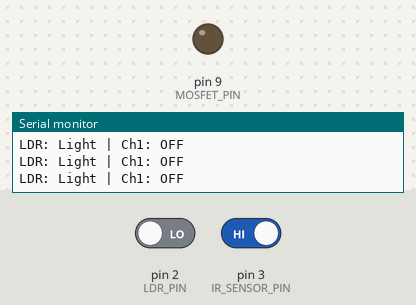
A sketch run on a simulated Arduino Uno, built with avr-gcc and run on an emulated ATmega328P. On the bench: output pins drawn as LEDs (lit = HIGH), the last lines printed to the serial monitor. The inputs (shaded band) are chosen by the test bench; at power-on: pin 2 (LDR_PIN) LOW, pin 3 (IR_SENSOR_PIN) HIGH.

Above: at 1.2 s.
1.3 s: pin 2 (LDR_PIN) driven HIGH
3.5 s: pin 3 (IR_SENSOR_PIN) driven LOW
At 4.3 s:
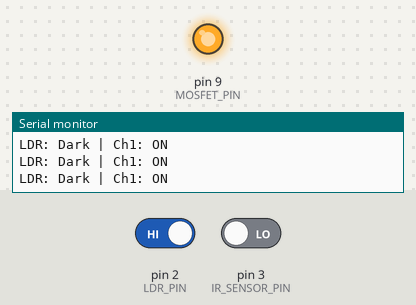
5.0 s: pin 3 (IR_SENSOR_PIN) driven HIGH
At 5.4 s:
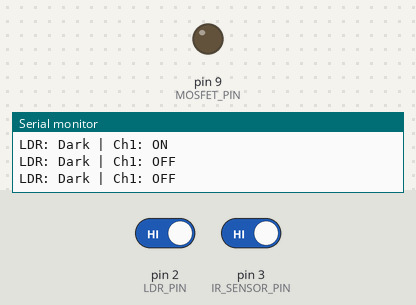
Timing chart, 0 to 8.0 s (numbered marks = the images above; inputs shaded):
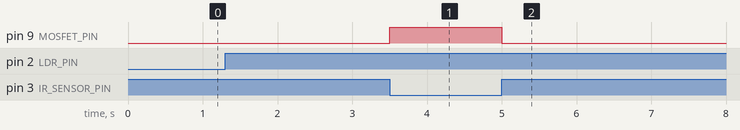

Measured:
- after the input at 3.5 s, pin 9 (MOSFET_PIN): LOW → HIGH at once
- after the input at 5.0 s, pin 9 (MOSFET_PIN): HIGH → LOW at once

The sketch:

single_pole.ino
```cpp
/*
 * Xpark Lab - MOSFET-Based Smart Street Light
 * Single-pole controller for Arduino UNO
 *
 * Digital LDR DO: D2
 * FC-51 IR sensor: D3
 * MOSFET gate PWM: D9
 *
 * Research • Design • Prototype • Develop
 * Bashundhara R/A, Dhaka, Bangladesh
 */

#include <Arduino.h>

const uint8_t LDR_PIN = 2;
const uint8_t IR_SENSOR_PIN = 3;
const uint8_t MOSFET_PIN = 9;

const unsigned long STATUS_INTERVAL = 250;

const bool LDR_ACTIVE_HIGH_IN_DARK = true;
const bool IR_ACTIVE_LOW = true;

unsigned long lastStatusTime = 0;

bool readIsDark() {
  const bool rawHigh = (digitalRead(LDR_PIN) == HIGH);
  return LDR_ACTIVE_HIGH_IN_DARK ? rawHigh : !rawHigh;
}

bool readIsObjectDetected() {
  const bool rawLow = (digitalRead(IR_SENSOR_PIN) == LOW);
  return IR_ACTIVE_LOW ? rawLow : !rawLow;
}

void printStatus(bool isDark, bool isOn, unsigned long now) {
  if (now - lastStatusTime < STATUS_INTERVAL) {
    return;
  }
  lastStatusTime = now;

  Serial.print("LDR: ");
  Serial.print(isDark ? "Dark" : "Light");
  Serial.print(" | Ch1: ");
  Serial.println(isOn ? "ON" : "OFF");
}

void setup() {
  Serial.begin(9600);
  pinMode(LDR_PIN, INPUT);
  pinMode(IR_SENSOR_PIN, INPUT);
  pinMode(MOSFET_PIN, OUTPUT);
  digitalWrite(MOSFET_PIN, LOW);

  Serial.println("Xpark Lab Smart Street Light - Single Pole");
  Serial.println("LDR: Dark/Light | Ch1: ON/OFF");
}

void loop() {
  const unsigned long now = millis();
  const bool isDark = readIsDark();
  const bool isObjectDetected = readIsObjectDetected();
  const bool isOn = isDark && isObjectDetected;

  digitalWrite(MOSFET_PIN, isOn ? HIGH : LOW);
  printStatus(isDark, isOn, now);
}
```
